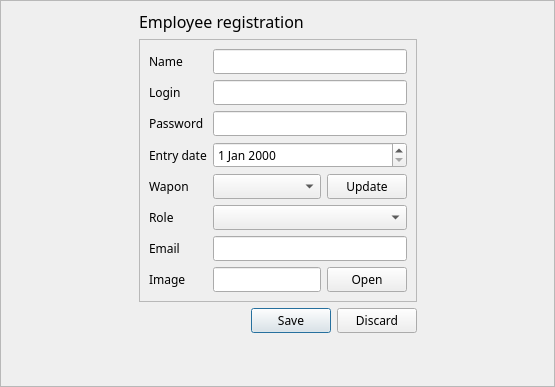
<?xml version="1.0" encoding="UTF-8"?>
<ui version="4.0">
 <class>RegisterUser</class>
 <widget class="QWidget" name="RegisterUser">
  <property name="geometry">
   <rect>
    <x>0</x>
    <y>0</y>
    <width>555</width>
    <height>387</height>
   </rect>
  </property>
  <property name="windowTitle">
   <string>Form</string>
  </property>
  <layout class="QGridLayout" name="gridLayout">
   <property name="leftMargin">
    <number>0</number>
   </property>
   <property name="topMargin">
    <number>0</number>
   </property>
   <property name="rightMargin">
    <number>0</number>
   </property>
   <property name="bottomMargin">
    <number>0</number>
   </property>
   <property name="spacing">
    <number>0</number>
   </property>
   <item row="0" column="0">
    <widget class="QFrame" name="frame">
     <property name="font">
      <font>
       <family>Anonymous Pro</family>
      </font>
     </property>
     <property name="frameShape">
      <enum>QFrame::StyledPanel</enum>
     </property>
     <property name="frameShadow">
      <enum>QFrame::Raised</enum>
     </property>
     <layout class="QGridLayout" name="gridLayout_2">
      <item row="1" column="1" rowspan="2" colspan="2" alignment="Qt::AlignTop">
       <widget class="QFrame" name="frame_2">
        <property name="sizePolicy">
         <sizepolicy hsizetype="Fixed" vsizetype="Fixed">
          <horstretch>0</horstretch>
          <verstretch>0</verstretch>
         </sizepolicy>
        </property>
        <property name="frameShape">
         <enum>QFrame::StyledPanel</enum>
        </property>
        <property name="frameShadow">
         <enum>QFrame::Raised</enum>
        </property>
        <layout class="QGridLayout" name="gridLayout_3">
         <item row="4" column="4">
          <widget class="QPushButton" name="update_wapons">
           <property name="sizePolicy">
            <sizepolicy hsizetype="Maximum" vsizetype="Minimum">
             <horstretch>0</horstretch>
             <verstretch>0</verstretch>
            </sizepolicy>
           </property>
           <property name="text">
            <string>Update</string>
           </property>
          </widget>
         </item>
         <item row="4" column="0">
          <widget class="QLabel" name="label_4">
           <property name="text">
            <string>Wapon</string>
           </property>
          </widget>
         </item>
         <item row="7" column="0">
          <widget class="QLabel" name="label_7">
           <property name="sizePolicy">
            <sizepolicy hsizetype="Preferred" vsizetype="Maximum">
             <horstretch>0</horstretch>
             <verstretch>0</verstretch>
            </sizepolicy>
           </property>
           <property name="text">
            <string>Image</string>
           </property>
          </widget>
         </item>
         <item row="0" column="3" colspan="2">
          <widget class="QLineEdit" name="name_edit"/>
         </item>
         <item row="1" column="0">
          <widget class="QLabel" name="label">
           <property name="text">
            <string>Login</string>
           </property>
          </widget>
         </item>
         <item row="2" column="3" colspan="2">
          <widget class="QLineEdit" name="password_edit">
           <property name="autoFillBackground">
            <bool>false</bool>
           </property>
           <property name="echoMode">
            <enum>QLineEdit::Password</enum>
           </property>
           <property name="clearButtonEnabled">
            <bool>true</bool>
           </property>
          </widget>
         </item>
         <item row="3" column="3" colspan="2">
          <widget class="QDateEdit" name="entryDate_edit"/>
         </item>
         <item row="2" column="0">
          <widget class="QLabel" name="label_2">
           <property name="text">
            <string>Password</string>
           </property>
          </widget>
         </item>
         <item row="6" column="3" colspan="2">
          <widget class="QLineEdit" name="email_edit">
           <property name="inputMask">
            <string/>
           </property>
           <property name="text">
            <string/>
           </property>
          </widget>
         </item>
         <item row="3" column="0">
          <widget class="QLabel" name="label_3">
           <property name="text">
            <string>Entry date</string>
           </property>
          </widget>
         </item>
         <item row="1" column="3" colspan="2">
          <widget class="QLineEdit" name="login_edit"/>
         </item>
         <item row="5" column="0">
          <widget class="QLabel" name="label_5">
           <property name="text">
            <string>Role</string>
           </property>
          </widget>
         </item>
         <item row="4" column="3">
          <widget class="QComboBox" name="wapon_cb">
           <property name="frame">
            <bool>true</bool>
           </property>
           <property name="modelColumn">
            <number>0</number>
           </property>
          </widget>
         </item>
         <item row="6" column="0">
          <widget class="QLabel" name="label_6">
           <property name="text">
            <string>Email</string>
           </property>
          </widget>
         </item>
         <item row="0" column="0">
          <widget class="QLabel" name="label_9">
           <property name="text">
            <string>Name</string>
           </property>
          </widget>
         </item>
         <item row="5" column="3" colspan="2">
          <widget class="QComboBox" name="role_cb"/>
         </item>
         <item row="7" column="4">
          <widget class="QPushButton" name="openImageFile_btn">
           <property name="sizePolicy">
            <sizepolicy hsizetype="Maximum" vsizetype="Fixed">
             <horstretch>0</horstretch>
             <verstretch>0</verstretch>
            </sizepolicy>
           </property>
           <property name="text">
            <string>Open</string>
           </property>
          </widget>
         </item>
         <item row="7" column="3">
          <widget class="QLineEdit" name="image_path_edit"/>
         </item>
        </layout>
       </widget>
      </item>
      <item row="3" column="2" alignment="Qt::AlignTop">
       <widget class="QDialogButtonBox" name="register_buttons">
        <property name="standardButtons">
         <set>QDialogButtonBox::Discard|QDialogButtonBox::Save</set>
        </property>
       </widget>
      </item>
      <item row="0" column="1" colspan="2">
       <widget class="QLabel" name="label_8">
        <property name="sizePolicy">
         <sizepolicy hsizetype="Minimum" vsizetype="Maximum">
          <horstretch>0</horstretch>
          <verstretch>0</verstretch>
         </sizepolicy>
        </property>
        <property name="font">
         <font>
          <family>Monaco</family>
          <pointsize>-1</pointsize>
          <italic>false</italic>
          <bold>false</bold>
         </font>
        </property>
        <property name="styleSheet">
         <string notr="true">font: 16px;</string>
        </property>
        <property name="text">
         <string>Employee registration</string>
        </property>
       </widget>
      </item>
      <item row="1" column="3" rowspan="3">
       <spacer name="horizontalSpacer_2">
        <property name="orientation">
         <enum>Qt::Horizontal</enum>
        </property>
        <property name="sizeHint" stdset="0">
         <size>
          <width>40</width>
          <height>20</height>
         </size>
        </property>
       </spacer>
      </item>
      <item row="1" column="0" rowspan="3">
       <spacer name="horizontalSpacer">
        <property name="orientation">
         <enum>Qt::Horizontal</enum>
        </property>
        <property name="sizeType">
         <enum>QSizePolicy::Expanding</enum>
        </property>
        <property name="sizeHint" stdset="0">
         <size>
          <width>40</width>
          <height>20</height>
         </size>
        </property>
       </spacer>
      </item>
     </layout>
    </widget>
   </item>
  </layout>
 </widget>
 <resources/>
 <connections/>
</ui>
